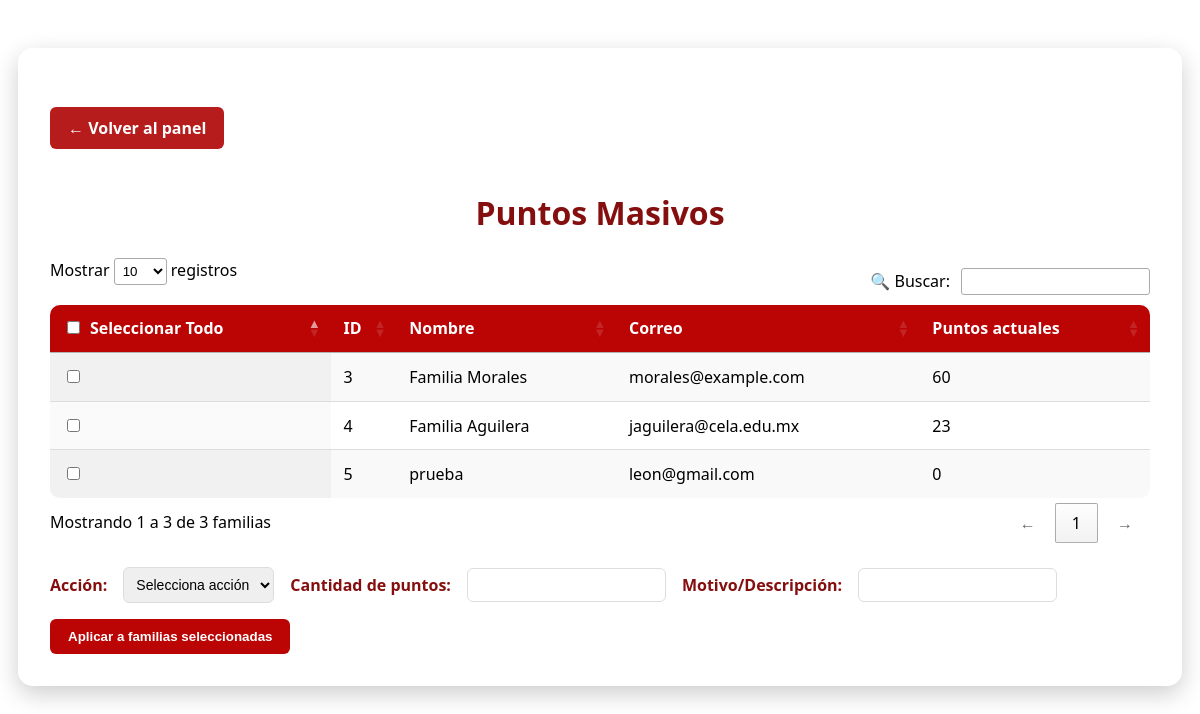
Before: /puntos-masivos (signed in) with the older database file.
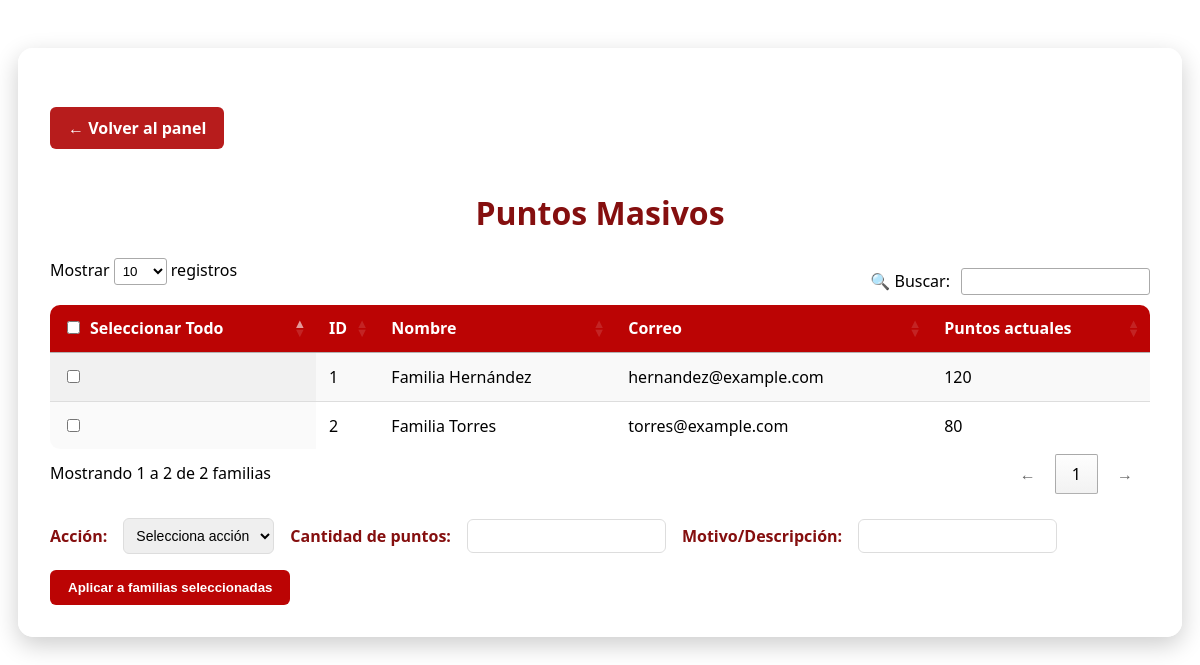
After: the same page with the newer database file.
### app/models.py (models this page shows, shortened)
class Familia(db.Model):
    id = db.Column(db.Integer, primary_key=True)
    nombre = db.Column(db.String(100), nullable=False)
    correo = db.Column(db.String(100), unique=True, nullable=False)
    password = db.Column(db.String(100), nullable=False)
    puntos = db.Column(db.Integer, default=0)
    qr_version = db.Column(db.Integer, default=1)

### app/routes.py (the view, shortened to what this page needs)
@app.route('/puntos-masivos', methods=['GET', 'POST'])
def puntos_masivos():
    if 'admin_id' not in session:
        return redirect(url_for('login'))
    rol = session.get('rol')
    if rol != 'admin':
        flash('No tienes permisos para acceder a esta página', 'error')
        return redirect(url_for('panel_admin'))
    familias = Familia.query.all()
    return render_template('puntos_masivos.html', familias=familias)

### app/__init__.py (called while the page is built)
@app.before_request
def mantener_sesion_activa():
    session.permanent = True

### app/routes.py (called while the page is built, shortened)
@app.before_request
def refrescar_timeout():
    if "admin_id" in session:
        now = datetime.utcnow()
        last = session.get("last_activity", now)
        if hasattr(last, "tzinfo") and last.tzinfo is not None:
            last = last.astimezone(timezone.utc).replace(tzinfo=None)
        session["last_activity"] = now

### app/templates/puntos_masivos.html (shortened to what this page needs)
<!DOCTYPE html>
<html lang="es">
<head>
    <link rel="stylesheet" href="{{ url_for('static', filename='css/puntos_masivos.css') }}" />
    <link rel="stylesheet" href="https://cdn.datatables.net/1.13.6/css/jquery.dataTables.min.css" />
</head>
<body>
    <div class="admin-contenedor">
        <a href="{{ url_for('panel_admin') }}" class="btn-volver" style="margin-top:1.7em; display:inline-block;">← Volver al panel</a>
        <h1>Puntos Masivos</h1>
        <form method="POST" id="form-masivos">
            <div class="table-responsive">
                <table id="tabla-familias" class="display">
                    <thead>
                        <tr>
                            <th style="min-width:145px;">
                                <input type="checkbox" id="select-all" style="margin-right:6px;" /> Seleccionar Todo
                            </th>
                            <th>ID</th>
                            <th>Nombre</th>
                            <th>Correo</th>
                            <th>Puntos actuales</th>
                        </tr>
                    </thead>
                    <tbody>
                        {% for familia in familias %}
                        <tr>
                            <td><input type="checkbox" name="familia_ids" value="{{ familia.id }}" /></td>
                            <td>{{ familia.id }}</td>
                            <td>{{ familia.nombre }}</td>
                            <td>{{ familia.correo }}</td>
                            <td>{{ familia.puntos }}</td>
                        </tr>
                        {% endfor %}
                    </tbody>
                </table>
            </div>
            <div class="masivos-form-row">
                <label for="tipo">Acción:</label>
                <select name="tipo" id="tipo" required>
                    <option value="" disabled selected>Selecciona acción</option>
                </select>
                <label for="puntos">Cantidad de puntos:</label>
                <input type="number" name="puntos" id="puntos" min="1" required />
                <label for="descripcion">Motivo/Descripción:</label>
                <input type="text" name="descripcion" id="descripcion" required />
                <button type="submit" class="btn btn-primary">Aplicar a familias seleccionadas</button>
            </div>
        </form>
    </div>
</body>
</html>

Changed rows visible on the page:
removed Familia: id "3", nombre "Familia Morales", correo "morales@example.com", puntos "60"
removed Familia: id "4", nombre "Familia Aguilera", correo "jaguilera@cela.edu.mx", puntos "23"
removed Familia: id "5", nombre "prueba", correo "leon@gmail.com", puntos "0"
added Familia: id "1", nombre "Familia Hernández", correo "hernandez@example.com", puntos "120"
added Familia: id "2", nombre "Familia Torres", correo "torres@example.com", puntos "80"
Other visible differences:
text written by a page script: "Mostrar registros 🔍 Buscar: Mostrando 1 a 3 de 3 familias ← 1 →" → "Mostrar registros 🔍 Buscar: Mostrando 1 a 2 de 2 familias ← 1 →"
